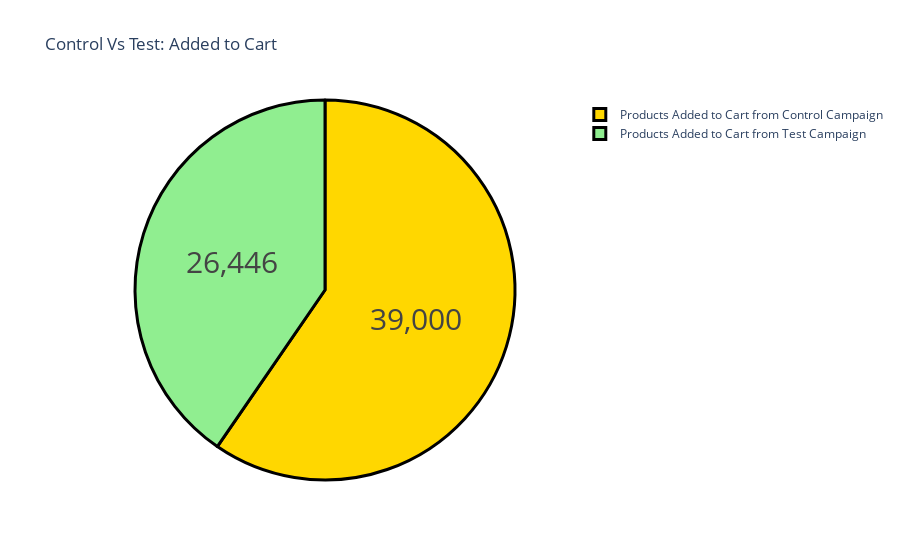

This figure's notebook cell:
### Markdown cell above
The audience of the control campaign viewed more content than the test campaign. Although there is not much difference, as the website clicks of the control campaign were low, its engagement on the website is higher than the test campaign.

### Code cell
label = ["Products Added to Cart from Control Campaign", 
         "Products Added to Cart from Test Campaign"]
counts = [sum(control_data["Added to Cart"]), 
          sum(test_data["Added to Cart"])]
colors = ['gold','lightgreen']
fig = go.Figure(data=[go.Pie(labels=label, values=counts)])
fig.update_layout(title_text='Control Vs Test: Added to Cart')
fig.update_traces(hoverinfo='label+percent', textinfo='value', 
                  textfont_size=30,
                  marker=dict(colors=colors, 
                              line=dict(color='black', width=3)))
fig.show()

### Figure 1 — Plotly figure (JSON) as saved in the notebook; plotly's stock layout.template omitted (floating-point values rounded to 4 significant figures)
{"data": [{"hoverinfo": "label+percent", "labels": ["Products Added to Cart from Control Campaign", "Products Added to Cart from Test Campaign"], "marker": {"colors": ["gold", "lightgreen"], "line": {"color": "black", "width": 3}}, "textfont": {"size": 30}, "textinfo": "value", "type": "pie", "values": [39000, 26446]}], "layout": {"title": {"text": "Control Vs Test: Added to Cart"}}}
